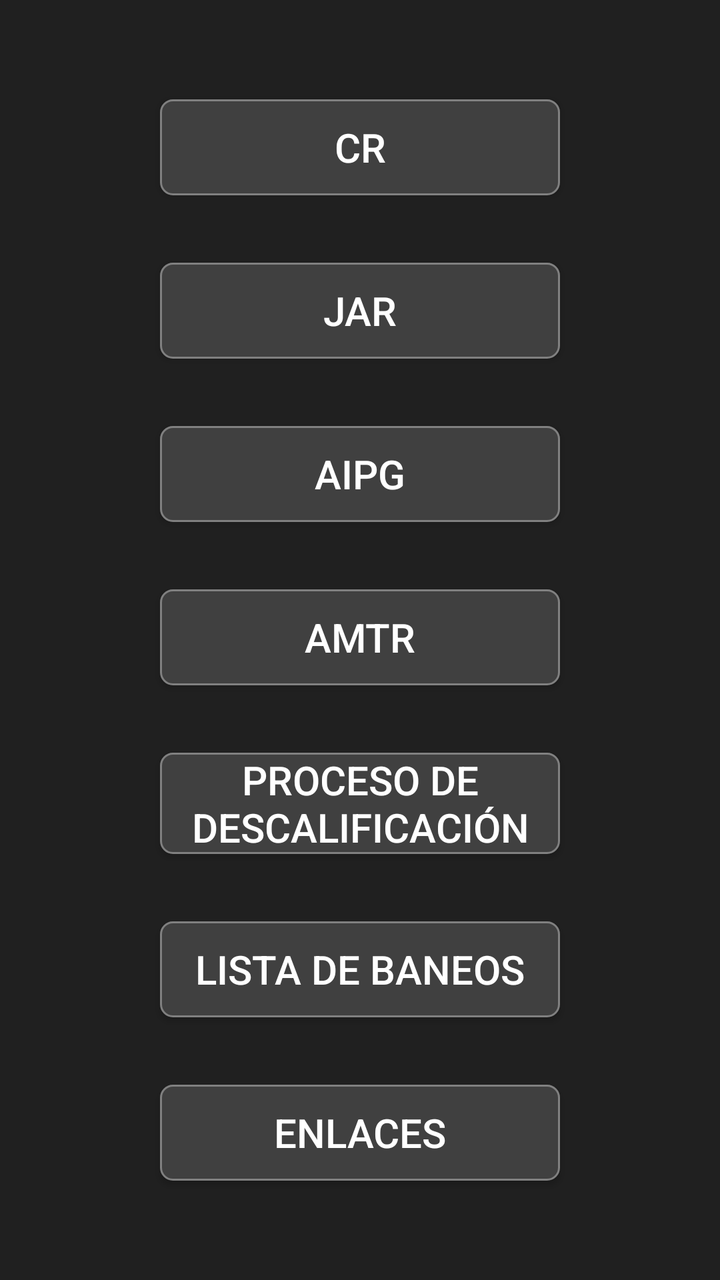
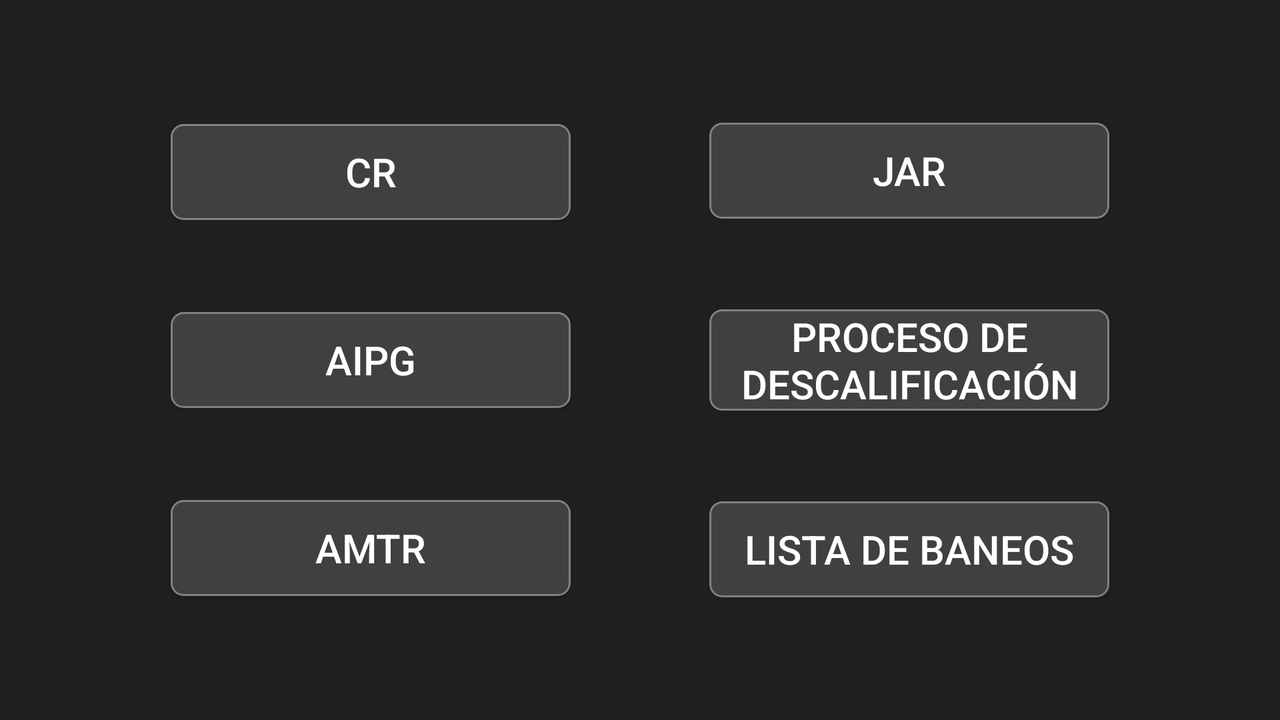

Compare how this app lays out the same screen by default and in its alternative resource folder. The renders come first, then the two layout files and the values they reference.
<!-- AndroidManifest.xml: application theme AppTheme -->
<!-- res/layout/activity_documents_menu.xml -->
<?xml version="1.0" encoding="utf-8"?>
<android.support.constraint.ConstraintLayout
    xmlns:android="http://schemas.android.com/apk/res/android"
    xmlns:app="http://schemas.android.com/apk/res-auto"
    android:id="@+id/activity_documents_menu"
    android:layout_width="match_parent"
    android:layout_height="match_parent"
    android:paddingBottom="@dimen/activity_vertical_margin"
    android:paddingLeft="@dimen/activity_horizontal_margin"
    android:paddingRight="@dimen/activity_horizontal_margin"
    android:paddingTop="@dimen/activity_vertical_margin"
    >

    <Button
        android:id="@+id/btn_cr"
        android:layout_width="200dp"
        android:layout_height="wrap_content"
        app:layout_constraintStart_toStartOf="parent"
        app:layout_constraintEnd_toEndOf="parent"
        app:layout_constraintTop_toTopOf="parent"
        app:layout_constraintBottom_toTopOf="@+id/btn_jar"
        android:background="@drawable/answer_background_parent"
        android:textColor="@color/colorText"
        android:textSize="20dp"
        android:text="CR"
        />

    <Button
        android:id="@+id/btn_jar"
        android:layout_width="200dp"
        android:layout_height="wrap_content"
        app:layout_constraintStart_toStartOf="parent"
        app:layout_constraintEnd_toEndOf="parent"
        app:layout_constraintTop_toBottomOf="@+id/btn_cr"
        app:layout_constraintBottom_toTopOf="@+id/btn_aipg"
        android:background="@drawable/answer_background_parent"
        android:textColor="@color/colorText"
        android:textSize="20dp"
        android:text="JAR"
        />

    <Button
        android:id="@+id/btn_aipg"
        android:layout_width="200dp"
        android:layout_height="wrap_content"
        app:layout_constraintStart_toStartOf="parent"
        app:layout_constraintEnd_toEndOf="parent"
        app:layout_constraintTop_toBottomOf="@+id/btn_jar"
        app:layout_constraintBottom_toTopOf="@+id/btn_amtr"
        android:background="@drawable/answer_background_parent"
        android:textColor="@color/colorText"
        android:textSize="20dp"
        android:text="AIPG"
        />

    <Button
        android:id="@+id/btn_amtr"
        android:layout_width="200dp"
        android:layout_height="wrap_content"
        app:layout_constraintStart_toStartOf="parent"
        app:layout_constraintEnd_toEndOf="parent"
        app:layout_constraintTop_toBottomOf="@+id/btn_aipg"
        app:layout_constraintBottom_toTopOf="@+id/btn_dq"
        android:background="@drawable/answer_background_parent"
        android:textColor="@color/colorText"
        android:textSize="20dp"
        android:text="AMTR"
        />

    <Button
        android:id="@+id/btn_dq"
        android:layout_width="200dp"
        android:layout_height="wrap_content"
        app:layout_constraintStart_toStartOf="parent"
        app:layout_constraintEnd_toEndOf="parent"
        app:layout_constraintTop_toBottomOf="@+id/btn_amtr"
        app:layout_constraintBottom_toTopOf="@+id/btn_banned"
        android:background="@drawable/answer_background_parent"
        android:textColor="@color/colorText"
        android:textSize="20dp"
        android:text="Proceso de descalificación"
        />

    <Button
        android:id="@+id/btn_banned"
        android:layout_width="200dp"
        android:layout_height="wrap_content"
        app:layout_constraintStart_toStartOf="parent"
        app:layout_constraintEnd_toEndOf="parent"
        app:layout_constraintTop_toBottomOf="@+id/btn_dq"
        app:layout_constraintBottom_toTopOf="@+id/btn_links"
        android:background="@drawable/answer_background_parent"
        android:textColor="@color/colorText"
        android:textSize="20dp"
        android:text="Lista de baneos"
        />

    <Button
        android:id="@+id/btn_links"
        android:layout_width="200dp"
        android:layout_height="wrap_content"
        app:layout_constraintStart_toStartOf="parent"
        app:layout_constraintEnd_toEndOf="parent"
        app:layout_constraintTop_toBottomOf="@+id/btn_banned"
        app:layout_constraintBottom_toBottomOf="parent"
        android:background="@drawable/answer_background_parent"
        android:textColor="@color/colorText"
        android:textSize="20dp"
        android:text="Enlaces"
        />

</android.support.constraint.ConstraintLayout>
<!-- resources referenced by this layout -->
<resources>
  <color name="colorText">#FFFFFF</color>
  <dimen name="activity_horizontal_margin">16dp</dimen>
  <dimen name="activity_vertical_margin">16dp</dimen>
  <!-- drawable answer_background_parent (drawable) -->
  <?xml version="1.0" encoding="UTF-8"?>
  <shape xmlns:android="http://schemas.android.com/apk/res/android">
      <solid android:color="#404040" />
      <stroke
          android:width="1dp"
          android:color="#808080" />
      <corners android:radius="6dp" />
  </shape>
  <style name="AppTheme" parent="MyTheme">
          <item name="colorPrimary">@color/colorPrimary</item>
          <item name="colorPrimaryDark">@color/colorPrimaryDark</item>
          <item name="colorAccent">@color/colorAccent</item>
      </style>
  <style name="MyTheme" parent="Theme.AppCompat.NoActionBar">
          <item name="android:background">@color/colorBackground</item>
      </style>
  <color name="colorPrimary">#FFA500</color>
  <color name="colorPrimaryDark">#CC400C</color>
  <color name="colorAccent">#FFFACD</color>
  <color name="colorBackground">#202020</color>
</resources>
<!-- res/layout-land/activity_documents_menu.xml (the repository's variant of the layout above) -->
<!-- drawn on the phone turned sideways -->
<?xml version="1.0" encoding="utf-8"?>
<android.support.constraint.ConstraintLayout
    xmlns:android="http://schemas.android.com/apk/res/android"
    xmlns:app="http://schemas.android.com/apk/res-auto"
    android:id="@+id/activity_documents_menu"
    android:layout_width="match_parent"
    android:layout_height="match_parent"
    android:paddingBottom="@dimen/activity_vertical_margin"
    android:paddingLeft="@dimen/activity_horizontal_margin"
    android:paddingRight="@dimen/activity_horizontal_margin"
    android:paddingTop="@dimen/activity_vertical_margin"
    >

    <Button
        android:id="@+id/btn_cr"
        android:layout_width="200dp"
        android:layout_height="wrap_content"
        app:layout_constraintStart_toStartOf="parent"
        app:layout_constraintEnd_toStartOf="@+id/btn_jar"
        app:layout_constraintTop_toTopOf="parent"
        app:layout_constraintBottom_toTopOf="@+id/btn_aipg"
        android:background="@drawable/answer_background_parent"
        android:textColor="@color/colorText"
        android:textSize="20dp"
        android:text="CR"
        />

    <Button
        android:id="@+id/btn_aipg"
        android:layout_width="200dp"
        android:layout_height="wrap_content"
        app:layout_constraintStart_toStartOf="parent"
        app:layout_constraintEnd_toStartOf="@+id/btn_dq"
        app:layout_constraintTop_toBottomOf="@+id/btn_cr"
        app:layout_constraintBottom_toTopOf="@+id/btn_amtr"
        android:background="@drawable/answer_background_parent"
        android:textColor="@color/colorText"
        android:textSize="20dp"
        android:text="AIPG"
        />

    <Button
        android:id="@+id/btn_amtr"
        android:layout_width="200dp"
        android:layout_height="wrap_content"
        app:layout_constraintStart_toStartOf="parent"
        app:layout_constraintEnd_toStartOf="@+id/btn_banned"
        app:layout_constraintTop_toBottomOf="@+id/btn_aipg"
        app:layout_constraintBottom_toBottomOf="parent"
        android:background="@drawable/answer_background_parent"
        android:textColor="@color/colorText"
        android:textSize="20dp"
        android:text="AMTR"
        />

    <Button
        android:id="@+id/btn_jar"
        android:layout_width="200dp"
        android:layout_height="wrap_content"
        app:layout_constraintStart_toEndOf="@+id/btn_cr"
        app:layout_constraintEnd_toEndOf="parent"
        app:layout_constraintTop_toTopOf="parent"
        app:layout_constraintBottom_toTopOf="@+id/btn_dq"
        android:background="@drawable/answer_background_parent"
        android:textColor="@color/colorText"
        android:textSize="20dp"
        android:text="JAR"
        />

    <Button
        android:id="@+id/btn_dq"
        android:layout_width="200dp"
        android:layout_height="wrap_content"
        app:layout_constraintStart_toEndOf="@+id/btn_aipg"
        app:layout_constraintEnd_toEndOf="parent"
        app:layout_constraintTop_toBottomOf="@+id/btn_jar"
        app:layout_constraintBottom_toTopOf="@+id/btn_banned"
        android:background="@drawable/answer_background_parent"
        android:textColor="@color/colorText"
        android:textSize="20dp"
        android:text="Proceso de descalificación"
        />

    <Button
        android:id="@+id/btn_banned"
        android:layout_width="200dp"
        android:layout_height="wrap_content"
        app:layout_constraintStart_toEndOf="@+id/btn_amtr"
        app:layout_constraintEnd_toEndOf="parent"
        app:layout_constraintTop_toBottomOf="@+id/btn_dq"
        app:layout_constraintBottom_toBottomOf="parent"
        android:background="@drawable/answer_background_parent"
        android:textColor="@color/colorText"
        android:textSize="20dp"
        android:text="Lista de baneos"
        />

</android.support.constraint.ConstraintLayout>
